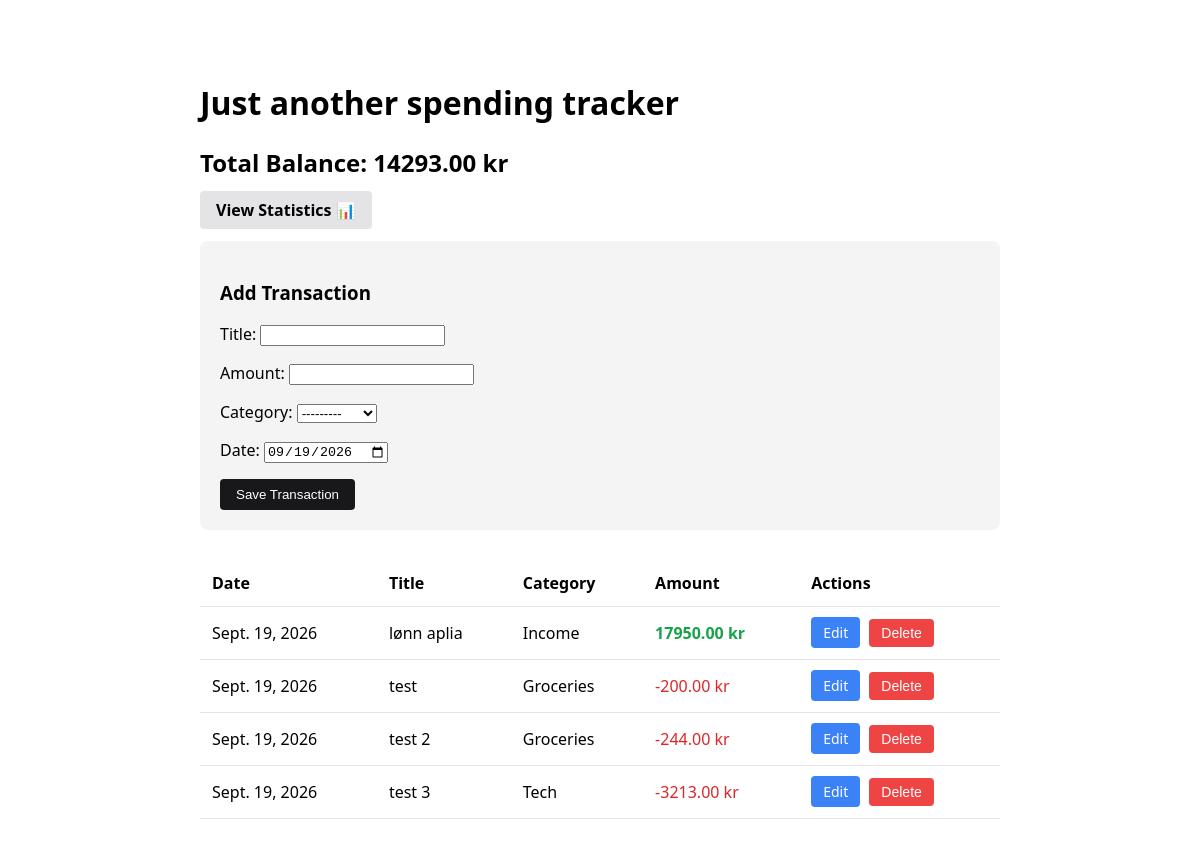
The page / on the database its author committed.
### core/models.py (models this page shows, shortened)
class Transaction(models.Model):
    title = models.CharField(max_length=255)
    amount = models.DecimalField(max_digits=10, decimal_places=2)
    date = models.DateField(default=timezone.now)
    category = models.ForeignKey('Category', on_delete=models.SET_NULL, null=True, blank=True)
    class Meta:
        ordering = ['-date']
    @property
    def is_income(self):
        return self.amount > 0

class Category(models.Model):
    name = models.CharField(max_length=255)
    def __str__(self):
        return self.name

### core/views.py (the view)
# urls.py: path('', views.home, name='home'),
def home(request):
    if request.method == 'POST':
        form = TransactionForm(request.POST)
        if form.is_valid():
            form.save()
            return redirect('home') # Refresh the page
    else:
        form = TransactionForm()
    transactions = Transaction.objects.all()
    total_balance = transactions.aggregate(Sum('amount'))['amount__sum'] or 0
    context = {
        'form': form,
        'transactions': transactions,
        'total_balance': total_balance,
    }
    return render(request, 'home.html', context)

### core/forms.py
class TransactionForm(forms.ModelForm):
    class Meta:
        model = Transaction
        fields = ['title', 'amount', 'category', 'date']
        widgets = {
            'date': forms.DateInput(attrs={'type': 'date'}),
        }

### core/templates/home.html (shortened to what this page needs)
<!DOCTYPE html>
<html>
<head>
</head>
<body>
    <h1>Just another spending tracker</h1>
    <div style="margin-bottom: 20px;">
    <h2>Total Balance: {{ total_balance|floatformat:2 }} kr</h2>
    <a href="{% url 'stats' %}" style="background: #e4e4e7; color: black; text-decoration: none; padding: 8px 16px; border-radius: 4px; font-weight: bold;">View Statistics 📊</a>
    </div>
    <div class="card">
        <h3>Add Transaction</h3>
        <form method="POST">
            {{ form.as_p }}
            <button type="submit">Save Transaction</button>
        </form>
    </div>
    <table>
        <tr>
            <th>Date</th>
            <th>Title</th>
            <th>Category</th>
            <th>Amount</th>
            <th>Actions</th>
        </tr>
        {% for t in transactions %}
        <tr>
            <td>{{ t.date }}</td>
            <td>{{ t.title }}</td>
            <td>{{ t.category.name|default:"-" }}</td>
            <td class="{% if t.is_income %}income{% else %}expense{% endif %}">
                {{ t.amount }} kr
            </td>
            <td>
                <a href="{% url 'edit_transaction' t.pk %}" class="btn-edit">Edit</a>
                <form action="{% url 'delete_transaction' t.pk %}" method="POST" style="display:inline;" onsubmit="return confirm('Are you sure you want to delete this transaction?');">
                    <button type="submit" class="btn-delete">Delete</button>
                </form>
            </td>
        </tr>
        {% empty %}
        <tr><td colspan="5">No transactions yet. Start spending!</td></tr>
        {% endfor %}
    </table>
</body>
</html>

### core/templates/home.html (style rules this page uses)
body { font-family: system-ui, sans-serif; max-width: 800px; margin: 40px auto; padding: 20px; }
.card { background: #f4f4f5; padding: 20px; border-radius: 8px; margin-bottom: 30px; }
table { width: 100%; border-collapse: collapse; }
th, td { padding: 12px; border-bottom: 1px solid #e4e4e7; text-align: left; }
.income { color: #16a34a; font-weight: bold; }
.expense { color: #dc2626; }
button { background: #18181b; color: white; padding: 8px 16px; border: none; border-radius: 4px; cursor: pointer; }
.btn-edit { background: #3b82f6; color: white; text-decoration: none; padding: 6px 12px; border-radius: 4px; font-size: 14px; margin-right: 5px; }
.btn-delete { background: #ef4444; color: white; padding: 6px 12px; border: none; border-radius: 4px; cursor: pointer; font-size: 14px; }

### rows shown on the page
Transaction: date "Sept. 19, 2026", title "lønn aplia", category.name "Income", amount "17950.00"
Transaction: date "Sept. 19, 2026", title "test", category.name "Groceries", amount "-200.00"
Transaction: date "Sept. 19, 2026", title "test 2", category.name "Groceries", amount "-244.00"
Transaction: date "Sept. 19, 2026", title "test 3", category.name "Tech", amount "-3213.00"

### other values the page prints
{{ total_balance|floatformat:2 }} "14293.00"
